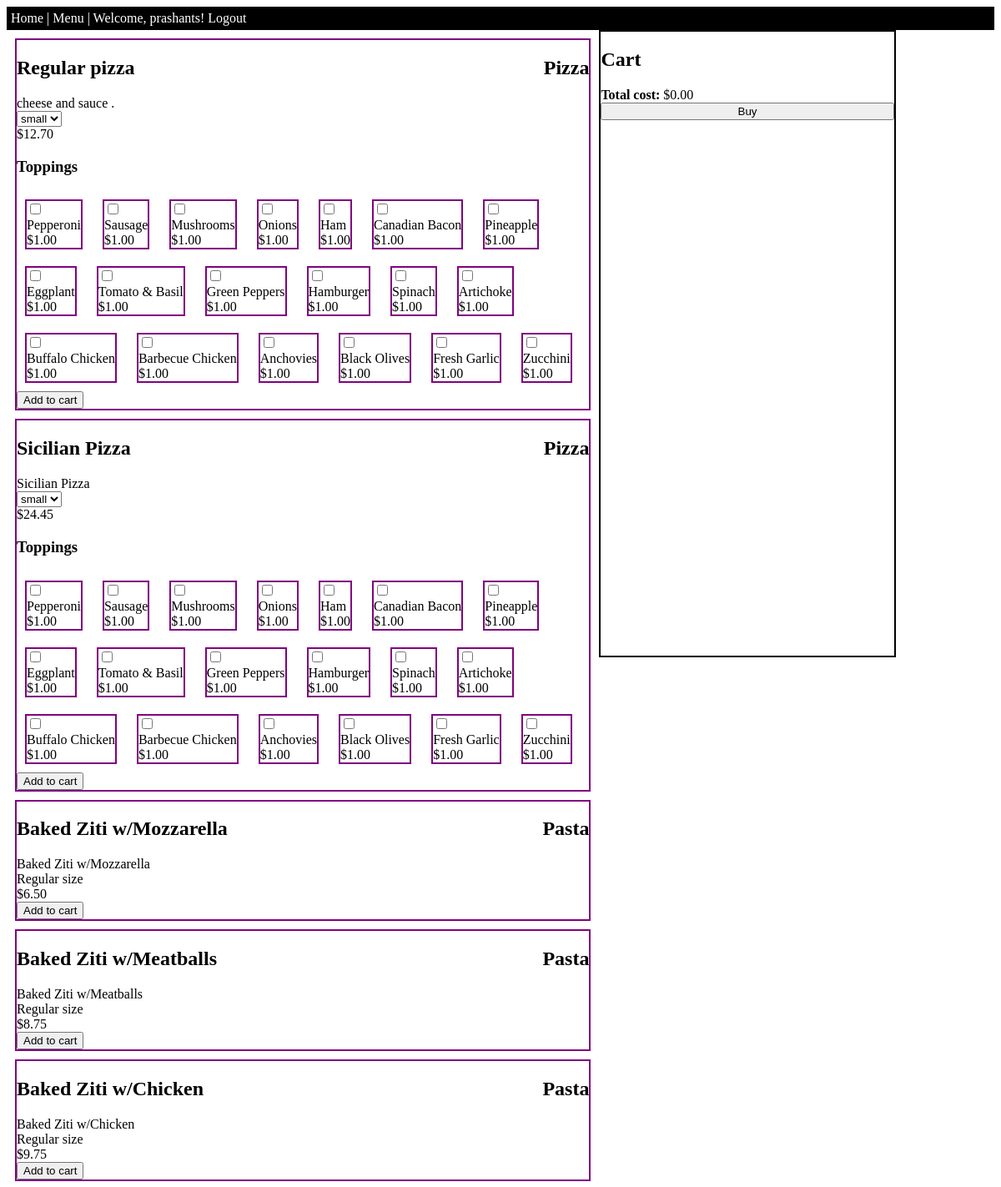
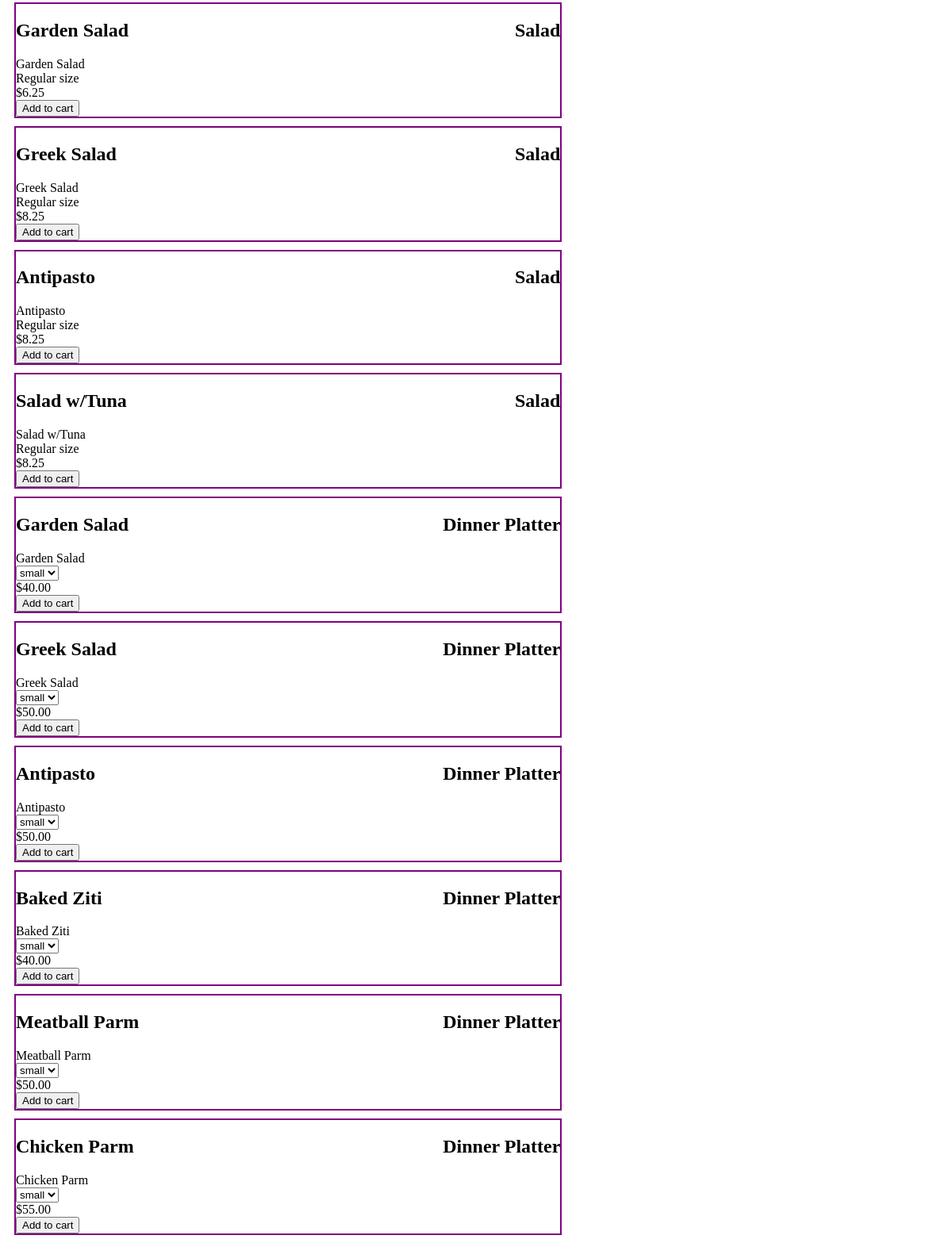
The app's page /menu/ (signed in) with its own data (2 pictures, top to bottom).
### orders/models.py (models this page shows, shortened)
class Product(models.Model):
    name        = models.CharField(max_length=64)
    description = models.CharField(max_length=512)
    price       = models.DecimalField(max_digits=10, decimal_places=2, default=0)
    size        = models.ForeignKey(ProductSize, on_delete=models.CASCADE, blank=True, null=True)
    category    = models.ForeignKey(Category, on_delete=models.CASCADE, blank=True, null=True)
    parentProduct = models.ForeignKey('self', on_delete=models.CASCADE, blank=True, null=True)

class Category(models.Model):
    name = models.CharField(max_length=64)
    def __str__(self):
        return f"{self.name}"

class ProductSize(models.Model):
    name = models.CharField(max_length=64)
    def __str__(self):
        return f"{self.name}"

### orders/views.py (the view)
# urls.py: path("menu/", views.menu, name="menu"),
def menu(request):
	toppingCategory = Category.objects.get(name="Topping")
	products 	= Product.objects.filter(parentProduct=None).exclude(category=toppingCategory)
	toppings 	= Product.objects.filter(category=toppingCategory)
	productList = []
	for product in products:
		p = {}
		p["basePizza"] = product
		p["pizzas"] = product.product_set.all()
		productList.append(p)
	user 		= User.objects.get(username=request.user)
	cartItems 	= CartItem.objects.filter(customer=user, parent=None)
	items = []
	for item in cartItems:
		product = {}
		product["cartItem"] = item
		product["cartItemToppings"] = item.cartitem_set.all()
		items.append(product)
	context = {
		"pizzas" : productList,
		"toppings": toppings,
		"cartItems" : items
	}
	return render(request, "orders/menu.html", context)

### orders/templates/orders/menu.html (shortened to what this page needs)
{% extends "orders/base.html" %}
{% block css %}
	{% load static %}
	<link rel="stylesheet" type="text/css" href="{% static 'orders/menu.css' %}">
{% endblock %}
{% block script %}
	{% load static %}
{% endblock %}
{% block body %}
	<div class="products">
		{% for bp in pizzas %}
			<div class="product basepizza" data-id="{{bp.basePizza.id}}" data-cost="{{bp.basePizza.price}}" data-size="{{bp.basePizza.size}}">
				<h2>{{bp.basePizza.name}}</h2>
				<h2 class="category">
					{{bp.basePizza.category}}
				</h2>
				<div class="description">
					{{bp.basePizza.description}}
				</div>
				{% if bp.pizzas %}
					<select name="size">
					{% for pizza in bp.pizzas %}
						<option value="{{pizza.id}}">{{pizza.size}}</option>
					{% endfor %}
					</select>
					<div class="cost">
						{% for pizza in bp.pizzas %}
							<span class="pizza" data-id="{{pizza.id}}" data-cost="{{pizza.price}}" data-size="{{pizza.size}}">${{pizza.price}}</span>
						{% endfor %}
					</div>
				{% else %}
					<div class="size">
						{{bp.basePizza.size}} size
					</div>
					<div class="cost">
						${{bp.basePizza.price}}
					</div>
				{% endif %}
				{% ifequal bp.basePizza.category.id 1 %}
					<h3>Toppings</h3>
					{% for topping in toppings %}
						<div class="product topping" data-id="{{topping.id}}" data-cost="{{topping.price}}">
							<input type="checkbox">
							<div class="name">{{topping.name}}</div>
							<div class="cost">${{topping.price}}</div>
						</div>
					{% endfor %}
				{% endifequal %}
				<button class="addToCart">Add to cart</button>
			</div>
		{% endfor %}
	</div>
	<div id="cartBlock">
		<div>
			<h2>Cart</h2>
		</div>
		<form id="myform" action="/orderConfirmation/" method="post">
			<div>
				<div>
					<b>Total cost:</b> $<span class="totalCost">0</span>
				</div>
				<div>
					<input type="submit" id="buy" value="Buy">
				</div>
			</div>
		</form>
	</div>
{% endblock %}

### orders/templates/orders/base.html (shortened to what this page needs)
{% load static %}
<!DOCTYPE html>
<html>
<head>
	<link rel="stylesheet" type="text/css" href="{% static 'orders/base.css' %}">
	{% block css %}
	{% endblock %}
</head>
<body>
	<nav>
		<a href="/">Home</a> |
		{% if user.is_authenticated %}
			<a href="{% url 'menu' %}">Menu</a> |
		    <a href="{% url 'logout' %}">Welcome, {{ user.get_username }}! Logout</a>
		{% else %}
		    <a href="{% url 'login' %}">Welcome new user, please log in</a>
		{% endif %}
	</nav>
	{% block body %}
	{% endblock %}
</body>
</html>

### orders/static/orders/base.css (style rules this page uses)
* { box-sizing: border-box; }
nav { background-color: #000; color: #fff; padding: 5px; }
a { color: #fff; text-decoration: none; }

### orders/static/orders/menu.css (style rules this page uses)
* { box-sizing: border-box; }
div.product { border: 2px solid purple; margin: 10px; position: relative; }
div.topping { display: inline-block; }
div.products { width: 60%; float: left; }
div#cartBlock { width: 30%; height: 94vh; overflow: auto; float: left; border: 2px solid black; }
#buy { width: 100%; }
.category { position: absolute; top: 0px; right: 0px; }

### records on screen
Product: basePizza.name "Regular pizza", basePizza.category "Pizza", basePizza.description "cheese and sauce ."
Product: price "12.70"
Product: name "Pepperoni", price "1.00"
Product: name "Sausage", price "1.00"
Product: name "Mushrooms", price "1.00"
Product: name "Onions", price "1.00"
Product: name "Ham", price "1.00"
Product: name "Canadian Bacon", price "1.00"
Product: name "Pineapple", price "1.00"
Product: name "Eggplant", price "1.00"
Product: name "Tomato & Basil", price "1.00"
Product: name "Green Peppers", price "1.00"
Product: name "Hamburger", price "1.00"
Product: name "Spinach", price "1.00"
Product: name "Artichoke", price "1.00"
Product: name "Buffalo Chicken", price "1.00"
Product: name "Barbecue Chicken", price "1.00"
Product: name "Anchovies", price "1.00"
Product: name "Black Olives", price "1.00"
Product: name "Fresh Garlic", price "1.00"
Product: name "Zucchini", price "1.00"
Product: basePizza.name "Sicilian Pizza", basePizza.category "Pizza", basePizza.description "Sicilian Pizza"
Product: price "24.45"
Product: basePizza.name "Baked Ziti w/Mozzarella", basePizza.category "Pasta", basePizza.description "Baked Ziti w/Mozzarella", basePizza.size "Regular", basePizza.price "6.50"
Product: basePizza.name "Baked Ziti w/Meatballs", basePizza.category "Pasta", basePizza.description "Baked Ziti w/Meatballs", basePizza.size "Regular", basePizza.price "8.75"
Product: basePizza.name "Baked Ziti w/Chicken", basePizza.category "Pasta", basePizza.description "Baked Ziti w/Chicken", basePizza.size "Regular", basePizza.price "9.75"
Product: basePizza.name "Garden Salad", basePizza.category "Salad", basePizza.description "Garden Salad", basePizza.size "Regular", basePizza.price "6.25"
Product: basePizza.name "Greek Salad", basePizza.category "Salad", basePizza.description "Greek Salad", basePizza.size "Regular", basePizza.price "8.25"
Product: basePizza.name "Antipasto", basePizza.category "Salad", basePizza.description "Antipasto", basePizza.size "Regular", basePizza.price "8.25"
Product: basePizza.name "Salad w/Tuna", basePizza.category "Salad", basePizza.description "Salad w/Tuna", basePizza.size "Regular", basePizza.price "8.25"
Product: basePizza.name "Garden Salad", basePizza.category "Dinner Platter", basePizza.description "Garden Salad"
Product: price "40.00"
Product: basePizza.name "Greek Salad", basePizza.category "Dinner Platter", basePizza.description "Greek Salad"
Product: price "50.00"
Product: basePizza.name "Antipasto", basePizza.category "Dinner Platter", basePizza.description "Antipasto"
Product: price "50.00"
Product: basePizza.name "Baked Ziti", basePizza.category "Dinner Platter", basePizza.description "Baked Ziti"
Product: price "40.00"
Product: basePizza.name "Meatball Parm", basePizza.category "Dinner Platter", basePizza.description "Meatball Parm"
Product: price "50.00"
Product: basePizza.name "Chicken Parm", basePizza.category "Dinner Platter", basePizza.description "Chicken Parm"
Product: price "55.00"

### other values on screen
{{ user.get_username }} "prashants"
form field size "small"
